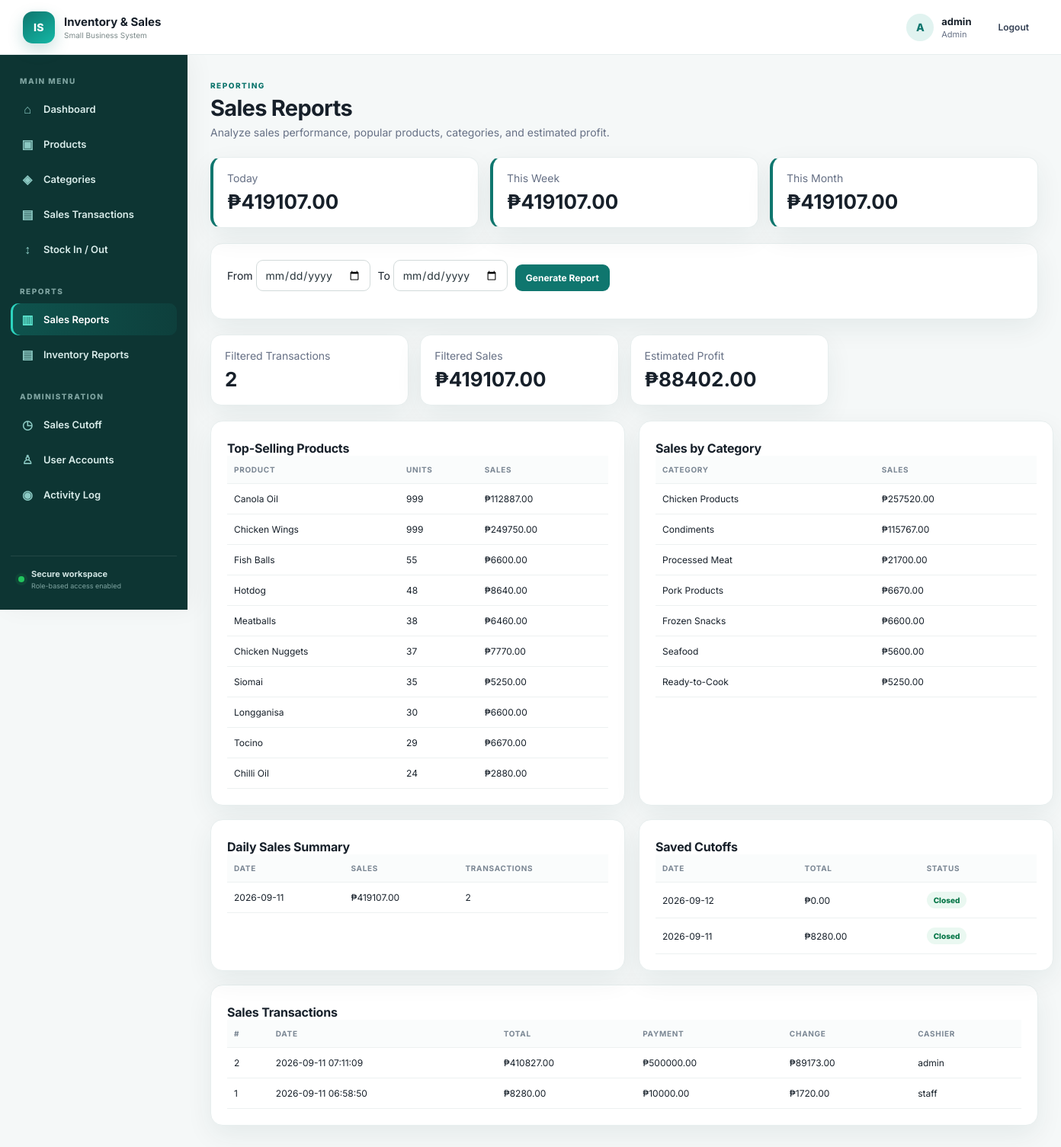
The app's page /reports/sales (signed in) with its own data.
### tables this page shows
CREATE TABLE products (id INTEGER PRIMARY KEY AUTOINCREMENT, name TEXT NOT NULL, category_id INTEGER, price REAL NOT NULL DEFAULT 0, cost REAL NOT NULL DEFAULT 0, stock INTEGER NOT NULL DEFAULT 0, reorder_level INTEGER NOT NULL DEFAULT 5, expiry_date text, active integer not null default 1, FOREIGN KEY(category_id) REFERENCES categories(id) ON DELETE SET NULL);

CREATE TABLE sales_cutoffs (id INTEGER PRIMARY KEY AUTOINCREMENT, business_date TEXT UNIQUE NOT NULL, total_sales REAL NOT NULL DEFAULT 0, transaction_count INTEGER NOT NULL DEFAULT 0, closed_at TEXT NOT NULL, closed_by TEXT NOT NULL);

CREATE TABLE sales (id INTEGER PRIMARY KEY AUTOINCREMENT, total REAL NOT NULL, payment REAL NOT NULL DEFAULT 0, change_amount REAL NOT NULL DEFAULT 0, created_at TEXT NOT NULL, cashier TEXT NOT NULL);

### app.py (the view)
@app.route("/reports/sales")
@login_required
def sales_report():
    start = request.args.get("start", "")
    end = request.args.get("end", "")
    conn = db()
    sql = """SELECT * FROM sales WHERE 1=1"""
    args = []
    if start:
        sql += " AND date(created_at) >= date(?)"; args.append(start)
    if end:
        sql += " AND date(created_at) <= date(?)"; args.append(end)
    sql += " ORDER BY id DESC"
    rows = conn.execute(sql, args).fetchall()
    total = sum(r["total"] for r in rows)
    periods = period_totals(conn)
    daily = conn.execute("""
        SELECT date(created_at) business_date, COALESCE(SUM(total),0) total_sales, COUNT(*) transaction_count
        FROM sales GROUP BY date(created_at) ORDER BY business_date DESC LIMIT 31
    """).fetchall()
    cutoffs = conn.execute("SELECT * FROM sales_cutoffs ORDER BY business_date DESC LIMIT 31").fetchall()
    top_products = conn.execute("SELECT p.name,SUM(si.quantity) qty,SUM(si.subtotal) sales FROM sale_items si JOIN sales s ON s.id=si.sale_id JOIN products p ON p.id=si.product_id WHERE (?='' OR date(s.created_at)>=date(?)) AND (?='' OR date(s.created_at)<=date(?)) GROUP BY si.product_id ORDER BY qty DESC LIMIT 10", (start,start,end,end)).fetchall()
    category_sales = conn.execute("SELECT COALESCE(c.name,'Uncategorized') category,SUM(si.subtotal) sales FROM sale_items si JOIN sales s ON s.id=si.sale_id JOIN products p ON p.id=si.product_id LEFT JOIN categories c ON c.id=p.category_id WHERE (?='' OR date(s.created_at)>=date(?)) AND (?='' OR date(s.created_at)<=date(?)) GROUP BY p.category_id ORDER BY sales DESC", (start,start,end,end)).fetchall()
    estimated_profit = conn.execute("SELECT COALESCE(SUM(si.subtotal-si.cost*si.quantity),0) profit FROM sale_items si JOIN sales s ON s.id=si.sale_id WHERE (?='' OR date(s.created_at)>=date(?)) AND (?='' OR date(s.created_at)<=date(?))", (start,start,end,end)).fetchone()["profit"]
    conn.close()
    return render_template("sales_report.html", sales=rows, total=total, start=start, end=end,
                           periods=periods, daily=daily, cutoffs=cutoffs, top_products=top_products, category_sales=category_sales, estimated_profit=estimated_profit)

### app.py (called while the page is built)
def db():
    conn = sqlite3.connect(DB)
    conn.row_factory = sqlite3.Row
    conn.execute("PRAGMA foreign_keys = ON")
    return conn

def login_required(f):
    @wraps(f)
    def wrapped(*args, **kwargs):
        if "user_id" not in session:
            return redirect(url_for("login"))
        return f(*args, **kwargs)
    return wrapped

def period_totals(conn):
    today = date.today()
    start_week = today - timedelta(days=today.weekday())
    start_month = today.replace(day=1)
    total = lambda d: conn.execute(
        "SELECT COALESCE(SUM(total),0) t FROM sales WHERE date(created_at)>=date(?)",
        (d.isoformat(),)
    ).fetchone()["t"]
    return {
        "today": total(today),
        "week": total(start_week),
        "month": total(start_month),
    }

### templates/sales_report.html
{% extends "base.html" %}{% block content %}
<div class="page-head"><div><span class="eyebrow">REPORTING</span><h1>Sales Reports</h1><p class="muted">Analyze sales performance, popular products, categories, and estimated profit.</p></div></div>
<div class="cards cards3"><div class="card accent"><span>Today</span><b>₱{{"%.2f"|format(periods.today)}}</b></div><div class="card accent"><span>This Week</span><b>₱{{"%.2f"|format(periods.week)}}</b></div><div class="card accent"><span>This Month</span><b>₱{{"%.2f"|format(periods.month)}}</b></div></div>
<div class="panel"><form class="toolbar"><label>From <input type="date" name="start" value="{{start}}"></label><label>To <input type="date" name="end" value="{{end}}"></label><button>Generate Report</button></form></div>
<div class="cards"><div class="card"><span>Filtered Transactions</span><b>{{sales|length}}</b></div><div class="card"><span>Filtered Sales</span><b>₱{{"%.2f"|format(total)}}</b></div><div class="card"><span>Estimated Profit</span><b>₱{{"%.2f"|format(estimated_profit)}}</b></div></div>
<div class="grid2"><section class="panel"><h2>Top-Selling Products</h2><table><tr><th>Product</th><th>Units</th><th>Sales</th></tr>{% for p in top_products %}<tr><td>{{p.name}}</td><td>{{p.qty}}</td><td>₱{{"%.2f"|format(p.sales)}}</td></tr>{% else %}<tr><td colspan="3">No sales yet.</td></tr>{% endfor %}</table></section>
<section class="panel"><h2>Sales by Category</h2><table><tr><th>Category</th><th>Sales</th></tr>{% for c in category_sales %}<tr><td>{{c.category}}</td><td>₱{{"%.2f"|format(c.sales)}}</td></tr>{% else %}<tr><td colspan="2">No sales yet.</td></tr>{% endfor %}</table></section></div>
<div class="grid2"><section class="panel"><h2>Daily Sales Summary</h2><table><tr><th>Date</th><th>Sales</th><th>Transactions</th></tr>{% for d in daily %}<tr><td>{{d.business_date}}</td><td>₱{{"%.2f"|format(d.total_sales)}}</td><td>{{d.transaction_count}}</td></tr>{% else %}<tr><td colspan="3">No daily sales yet.</td></tr>{% endfor %}</table></section><section class="panel"><h2>Saved Cutoffs</h2><table><tr><th>Date</th><th>Total</th><th>Status</th></tr>{% for c in cutoffs %}<tr><td>{{c.business_date}}</td><td>₱{{"%.2f"|format(c.total_sales)}}</td><td><span class="badge ok">Closed</span></td></tr>{% else %}<tr><td colspan="3">No cutoff records yet.</td></tr>{% endfor %}</table></section></div>
<div class="panel"><h2>Sales Transactions</h2><div class="table-wrap"><table><tr><th>#</th><th>Date</th><th>Total</th><th>Payment</th><th>Change</th><th>Cashier</th></tr>{% for s in sales %}<tr><td>{{s.id}}</td><td>{{s.created_at}}</td><td>₱{{"%.2f"|format(s.total)}}</td><td>₱{{"%.2f"|format(s.payment)}}</td><td>₱{{"%.2f"|format(s.change_amount)}}</td><td>{{s.cashier}}</td></tr>{% else %}<tr><td colspan="6">No transactions for the selected period.</td></tr>{% endfor %}</table></div></div>
{% endblock %}

### static/css/style.css (style rules this page uses)
:root { --teal:#0f766e;--teal2:#0d9488;--deep:#0b3b38;--ink:#17202a;--muted:#667085;--line:#e7eeee;--bg:#f5f8f8;--white:#fff;--danger:#b42318;--shadow:0 12px 35px rgba(16,55,52,.07) }
* { box-sizing:border-box }
html { scroll-behavior:smooth }
body { margin:0;font-family:Inter,Segoe UI,Arial,sans-serif;background:var(--bg);color:var(--ink);font-size:14px }
.eyebrow { display:inline-block;color:var(--teal);font-size:10px;font-weight:800;letter-spacing:1.5px }
.page-head { display:flex;justify-content:space-between;align-items:end;margin-bottom:24px }
.page-head h1 { font-size:29px;margin:5px 0 6px;letter-spacing:-.7px }
.page-head p { margin:0;color:var(--muted) }
.panel { background:white;border:1px solid var(--line);border-radius:16px;padding:21px;box-shadow:var(--shadow);margin-bottom:18px }
.panel h2 { font-size:16px;margin:4px 0 0;letter-spacing:-.2px }
.table-wrap { overflow-x:auto }
table { width:100%;border-collapse:collapse;min-width:500px }
th,td { text-align:left;padding:12px 9px;border-bottom:1px solid #edf1f1;font-size:12px }
th { font-size:10px;color:#7b8794;text-transform:uppercase;letter-spacing:.7px;background:#fafcfc }
.btnlink,button { font:inherit;cursor:pointer }
.btnlink,button { background:var(--teal);color:white;border:0;text-decoration:none;padding:10px 14px;border-radius:9px;font-weight:700;font-size:12px }
.toolbar,.inline { display:flex;gap:10px;align-items:end;margin-bottom:15px }
input,select { font:inherit;padding:10px 11px;border:1px solid #d2dada;border-radius:9px;background:#fff;color:#27343a;outline:none }
.muted { color:var(--muted) }
.cards { display:grid;grid-template-columns:repeat(4,1fr);gap:15px;margin:20px 0 }
.cards3 { grid-template-columns:repeat(3,1fr) }
.card { background:#fff;border:1px solid var(--line);border-radius:14px;padding:18px;box-shadow:var(--shadow) }
.card span { display:block;color:#667085 }
.card b { display:block;font-size:26px;margin-top:7px }
.accent { border-left:4px solid var(--teal) }
.grid2 { display:grid;grid-template-columns:1fr 1fr;gap:18px }
.badge,.status-pill { padding:5px 9px;border-radius:20px;font-size:10px;font-weight:800;display:inline-block }
.ok,.status-pill.ok { background:#eaf8f1;color:#067647 }

### records on screen
products: name "Canola Oil", qty "999", sales "112887.00"
products: name "Chicken Wings", qty "999", sales "249750.00"
products: name "Fish Balls", qty "55", sales "6600.00"
products: name "Hotdog", qty "48", sales "8640.00"
products: name "Meatballs", qty "38", sales "6460.00"
products: name "Chicken Nuggets", qty "37", sales "7770.00"
products: name "Siomai", qty "35", sales "5250.00"
products: name "Longganisa", qty "30", sales "6600.00"
products: name "Tocino", qty "29", sales "6670.00"
products: name "Chilli Oil", qty "24", sales "2880.00"
sales_cutoffs: business_date "2026-09-12", total_sales "0.00"
sales_cutoffs: business_date "2026-09-11", total_sales "8280.00"
sales: id "2", created_at "2026-09-11 07:11:09", total "410827.00", payment "500000.00", change_amount "89173.00", cashier "admin"
sales: id "1", created_at "2026-09-11 06:58:50", total "8280.00", payment "10000.00", change_amount "1720.00", cashier "staff"

### other values on screen
{{ session.username[:1]|upper }} "A"
{{ session.username }} "admin"
{{ session.role }} "Admin"
{{ "%.2f"|format(periods.today) }} "419107.00"
{{ "%.2f"|format(periods.week) }} "419107.00"
{{ "%.2f"|format(periods.month) }} "419107.00"
{{ sales|length }} "2"
{{ "%.2f"|format(total) }} "419107.00"
{{ "%.2f"|format(estimated_profit) }} "88402.00"
{{ c.category }} "Chicken Products" "Condiments" "Processed Meat" "Pork Products" "Frozen Snacks" "Seafood" "Ready-to-Cook"
{{ "%.2f"|format(c.sales) }} "257520.00" "115767.00" "21700.00" "6670.00" "6600.00" "5600.00" "5250.00"
{{ d.business_date }} "2026-09-11"
{{ "%.2f"|format(d.total_sales) }} "419107.00"
{{ d.transaction_count }} "2"
